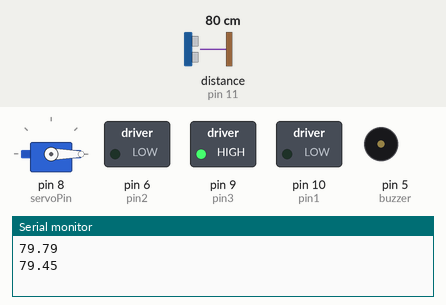
A sketch run on a simulated Arduino Uno, built with avr-gcc and run on an emulated ATmega328P. Shown: servo, switched loads named in the sketch (green lamp = pin HIGH), buzzer (waves = sounding), the last lines printed to the serial monitor. Wiring (inferred from the names in the program): ultrasonic range finder: trigger pin 12; echo pin 11. Dashed ring = blinking. Inputs (shaded band) come from the test bench; at power-on: distance to the obstacle (sensor on pin 11) 80 cm. The echo pulse lasts 58.3 µs per cm; pins used as bus, display or sensor lines are not drawn.

Above: at 0.9 s.
1.7 s: distance to the obstacle (sensor on pin 11) set to 54 cm
5.2 s: distance to the obstacle (sensor on pin 11) set to 46 cm
At 7.1 s:
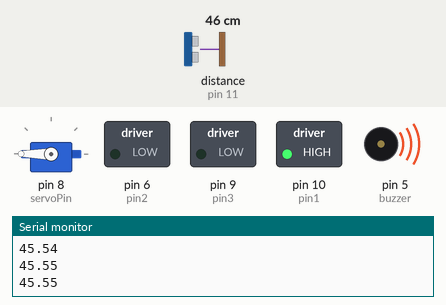
7.6 s: distance to the obstacle (sensor on pin 11) set to 60 cm
At 8.31 s:
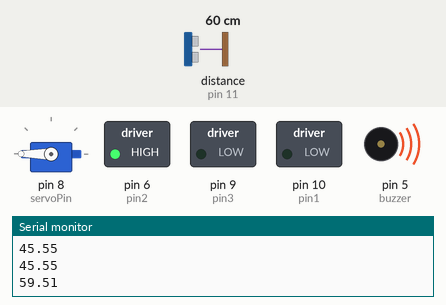
11.1 s: distance to the obstacle (sensor on pin 11) set to 2 cm
At 11.53 s:
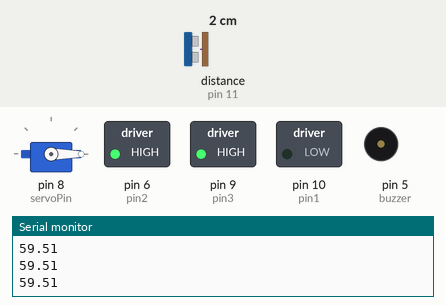
13.6 s: distance to the obstacle (sensor on pin 11) set to 120 cm
At 14.34 s:
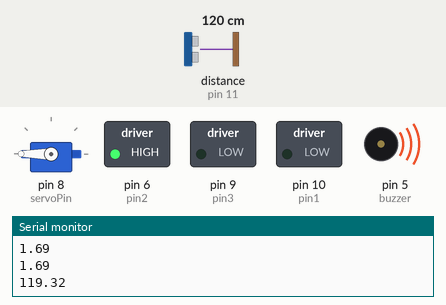
Timing chart, 0 to 18.3 s (numbered marks = the images above; inputs shaded):
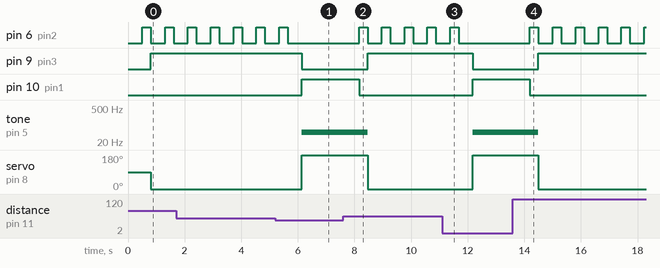

The sketch:

PersonalProject.ino
```cpp
#include <Servo.h> // Importing servo library

Servo myservo;
const int servoPin = 8; // Servo Address
const int echoPin = 11;   // For echo of sound
const int triggerPin = 12;   // For triggering sound
const float speedOfSound = 342; // 342 m/s
int buzzer = 5; // Buzzer PIN
int pin1 = 10; // Red LED
int pin2 = 6; // Yellow LED
int pin3 = 9; // Green LED

// Declaring Functions
float measuringDistance();
void servoMotors(float);


void setup() {
  // put your setup code here, to run once:
  Serial.begin(9600);

  // Servo Assigns
  myservo.attach(servoPin);
  myservo.write(90); // To center the postions of servo


  // Digital Input/ Output Assigns
  pinMode(triggerPin, OUTPUT);
  pinMode(echoPin, INPUT);
  pinMode(buzzer, OUTPUT);
  pinMode(pin1, OUTPUT);
  pinMode(pin2, OUTPUT);
  pinMode(pin3, OUTPUT);
}

void loop() {
  // put your main code here, to run repeatedly:
  // Calling Function with return value
  float avg = measuringDistance();
  servoMotors(avg);
}

float measuringDistance(){
  long duration = 0;
  float distanceBetweenObject = 0;
  float sum = 0;
  float avg = 0;

  digitalWrite(triggerPin, LOW);
  digitalWrite(triggerPin, HIGH);
  digitalWrite(triggerPin, LOW);

  duration = pulseIn(echoPin, HIGH, 150000); // Time taken

 for(int i = 0; i < 100; i++){
    distanceBetweenObject = ((speedOfSound * duration)/2e4); // Time taken to go to the objects. Since, echo returns the value - we divide it my 2 to get single direction. 2e4 = 2x10**4
    sum += distanceBetweenObject;
  }
  avg = sum/100;
  Serial.println(avg);
  delay(500);

  return avg;
}

void servoMotors(float avg){
  if(avg < 50){ // This is in CM. For bigger machines we use Meters.
    digitalWrite(pin3, LOW); // If Green is on. Turn off
    digitalWrite(pin1, HIGH); // Turn on RED LED
    myservo.write(180); // Rotate 180 deg
    tone(buzzer, 50); // Buzz at 50hz
  }
  else{
    digitalWrite(pin1, LOW); // Turn of Red LED
    digitalWrite(pin2, HIGH); // Turn on Yellow LED
    delay(300); // Delay
    digitalWrite(pin2, LOW); // Turn off Yellow LED.. Keeps on blinking
    digitalWrite(pin3, HIGH); // Turn on Green LED
    myservo.write(0);
    noTone(buzzer); // Remove Buzzer Sound
  }
}
```

Measured:
- the behaviour switches between 51 and 50 cm on distance to the obstacle (sensor on pin 11) (found by bisection; images 0 and 1)
- after the input at 5.2 s, pin 6 (pin2): goes on until 5.6 s, then stays LOW; pin 9 (pin3): HIGH → LOW after 0.94 s; pin 10 (pin1): LOW → HIGH after 0.94 s; tone on pin 5 (buzzer): silent → 50 Hz after 0.94 s; servo on pin 8 (servoPin): 0° → 180° after 0.94 s
- after the input at 7.6 s, pin 6 (pin2): alternates HIGH for 0.30 s and LOW for 0.51 s, starting after 0.56 s; pin 9 (pin3): LOW → HIGH after 0.86 s; pin 10 (pin1): HIGH → LOW after 0.56 s; tone on pin 5 (buzzer): 50 Hz → silent after 0.86 s; servo on pin 8 (servoPin): 180° → 0° after 0.86 s
- after the input at 11.1 s, pin 6 (pin2): goes on until 11.7 s, then stays LOW; pin 9 (pin3): HIGH → LOW after 1.1 s; pin 10 (pin1): LOW → HIGH after 1.1 s; tone on pin 5 (buzzer): silent → 50 Hz after 1.1 s; servo on pin 8 (servoPin): 0° → 180° after 1.1 s
- after the input at 13.6 s, pin 6 (pin2): alternates HIGH for 0.30 s and LOW for 0.51 s, starting after 0.60 s; pin 9 (pin3): LOW → HIGH after 0.90 s; pin 10 (pin1): HIGH → LOW after 0.60 s; tone on pin 5 (buzzer): 50 Hz → silent after 0.90 s; servo on pin 8 (servoPin): 180° → 0° after 0.90 s
- by itself, pin 6 (pin2): alternates HIGH for 0.30 s and LOW for 0.50 s
